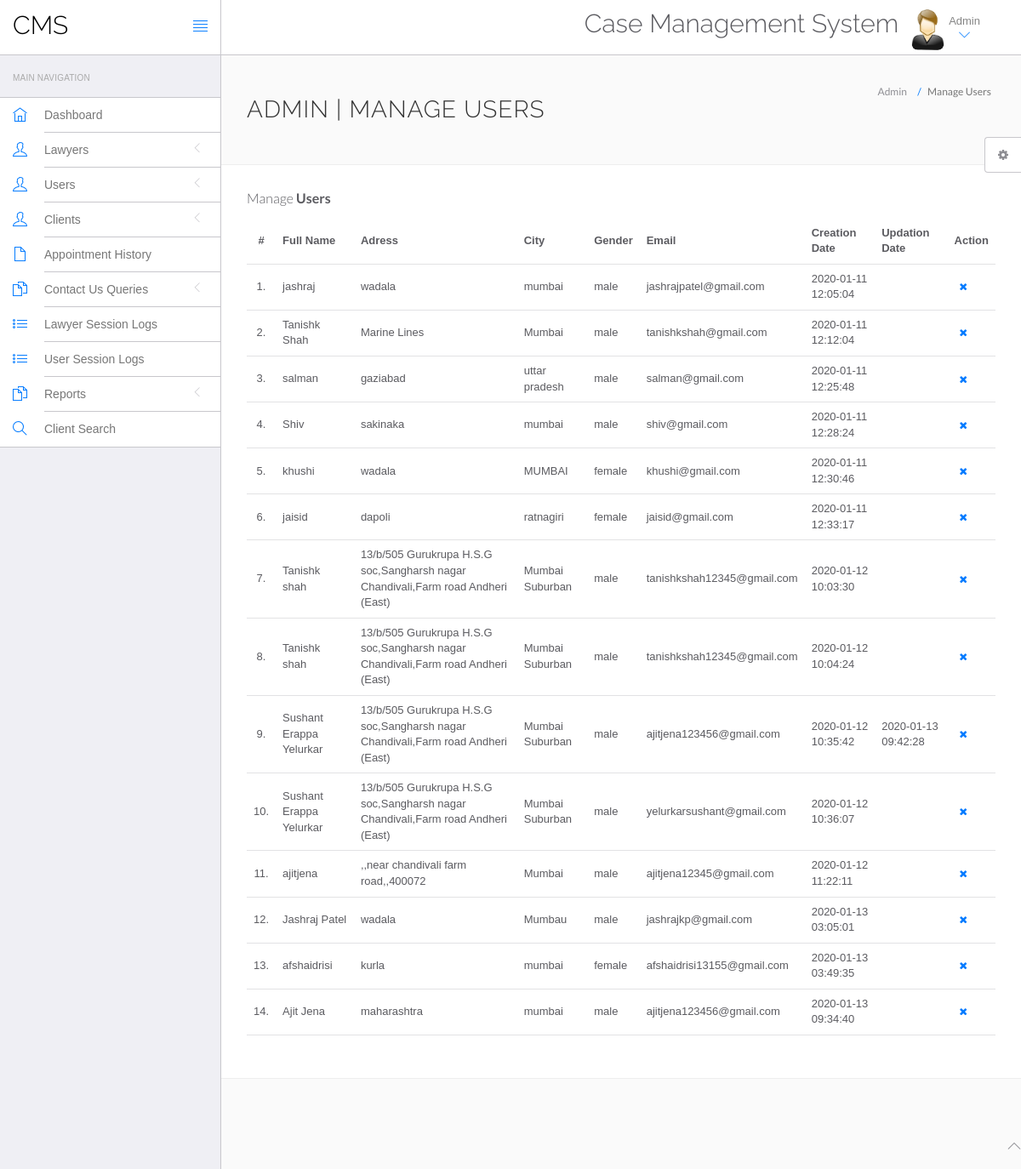
Screenshot of /hms/admin/manage-users.php (signed in) with the database file from the repository.
### tables this page shows
CREATE TABLE `users` (
  `id` int(11) NOT NULL,
  `fullName` varchar(255) DEFAULT NULL,
  `address` longtext DEFAULT NULL,
  `city` varchar(255) DEFAULT NULL,
  `gender` varchar(255) DEFAULT NULL,
  `email` varchar(255) DEFAULT NULL,
  `password` varchar(255) DEFAULT NULL,
  `regDate` timestamp NULL DEFAULT current_timestamp(),
  `updationDate` timestamp NULL DEFAULT NULL ON UPDATE current_timestamp()
);

### hms/admin/manage-users.php (the view, shortened to what this page needs)
<?php
include('include/config.php');
?>
<!DOCTYPE html>
<html lang="en">
	<head>
		<link rel="stylesheet" href="vendor/bootstrap/css/bootstrap.min.css">
		<link rel="stylesheet" href="vendor/fontawesome/css/font-awesome.min.css">
		<link rel="stylesheet" href="vendor/themify-icons/themify-icons.min.css">
		<link href="vendor/animate.css/animate.min.css" rel="stylesheet" media="screen">
		<link href="vendor/perfect-scrollbar/perfect-scrollbar.min.css" rel="stylesheet" media="screen">
		<link href="vendor/switchery/switchery.min.css" rel="stylesheet" media="screen">
		<link href="vendor/bootstrap-touchspin/jquery.bootstrap-touchspin.min.css" rel="stylesheet" media="screen">
		<link href="vendor/select2/select2.min.css" rel="stylesheet" media="screen">
		<link href="vendor/bootstrap-datepicker/bootstrap-datepicker3.standalone.min.css" rel="stylesheet" media="screen">
		<link href="vendor/bootstrap-timepicker/bootstrap-timepicker.min.css" rel="stylesheet" media="screen">
		<link rel="stylesheet" href="assets/css/styles.css">
		<link rel="stylesheet" href="assets/css/plugins.css">
		<link rel="stylesheet" href="assets/css/themes/theme-1.css" id="skin_color" />
	</head>
	<body>
		<div id="app">
<?php include('include/sidebar.php');?>
			<div class="app-content">
						<?php include('include/header.php');?>
				<div class="main-content" >
					<div class="wrap-content container" id="container">
						<section id="page-title">
							<div class="row">
								<div class="col-sm-8">
									<h1 class="mainTitle">Admin | Manage Users</h1>
																	</div>
								<ol class="breadcrumb">
									<li>
										<span>Admin</span>
									</li>
									<li class="active">
										<span>Manage Users</span>
									</li>
								</ol>
							</div>
						</section>
						<div class="container-fluid container-fullw bg-white">
									<div class="row">
								<div class="col-md-12">
									<h5 class="over-title margin-bottom-15">Manage <span class="text-bold">Users</span></h5>
									<table class="table table-hover" id="sample-table-1">
										<thead>
											<tr>
												<th class="center">#</th>
												<th>Full Name</th>
												<th class="hidden-xs">Adress</th>
												<th>City</th>
												<th>Gender </th>
												<th>Email </th>
												<th>Creation Date </th>
												<th>Updation Date </th>
												<th>Action</th>
											</tr>
										</thead>
										<tbody>
<?php
$sql=mysqli_query($con,"select * from users");
$cnt=1;
while($row=mysqli_fetch_array($sql))
{
?>
											<tr>
												<td class="center"><?php echo $cnt;?>.</td>
												<td class="hidden-xs"><?php echo $row['fullName'];?></td>
												<td><?php echo $row['address'];?></td>
												<td><?php echo $row['city'];?>
												</td>
												<td><?php echo $row['gender'];?></td>
												<td><?php echo $row['email'];?></td>
												<td><?php echo $row['regDate'];?></td>
												<td><?php echo $row['updationDate'];?>
												</td>
												<td >
												<div class="visible-md visible-lg hidden-sm hidden-xs">
	<a href="manage-users.php?id=<?php echo $row['id']?>&del=delete" onClick="return confirm('Are you sure you want to delete?')"class="btn btn-transparent btn-xs tooltips" tooltip-placement="top" tooltip="Remove"><i class="fa fa-times fa fa-white"></i></a>
												</div>
												</td>
											</tr>
											<?php
$cnt=$cnt+1;
											 }?>
										</tbody>
									</table>
								</div>
							</div>
								</div>
							</div>
						</div>
					</div>
				</div>
	<?php include('include/footer.php');?>
	<?php include('include/setting.php');?>
	</body>
</html>

### hms/admin/assets/css/themes/theme-1.css (style rules this page uses)
body { background: #FAFAFA; }

### rows the page displays
users: fullName "jashraj", address "wadala", city "mumbai", gender "male", email "jashrajpatel@gmail.com", regDate "2020-01-11 12:05:04"
users: fullName "Tanishk Shah", address "Marine Lines", city "Mumbai", gender "male", email "tanishkshah@gmail.com", regDate "2020-01-11 12:12:04"
users: fullName "salman", address "gaziabad", city "uttar pradesh", gender "male", email "salman@gmail.com", regDate "2020-01-11 12:25:48"
users: fullName "Shiv", address "sakinaka", city "mumbai", gender "male", email "shiv@gmail.com", regDate "2020-01-11 12:28:24"
users: fullName "khushi", address "wadala", city "MUMBAI", gender "female", email "khushi@gmail.com", regDate "2020-01-11 12:30:46"
users: fullName "jaisid", address "dapoli", city "ratnagiri", gender "female", email "jaisid@gmail.com", regDate "2020-01-11 12:33:17"
users: fullName "Tanishk shah", address "13/b/505 Gurukrupa H.S.G soc,Sangharsh nagar Chandivali,Farm road Andheri (East)", city "Mumbai Suburban", gender "male", email "tanishkshah12345@gmail.com", regDate "2020-01-12 10:03:30"
users: fullName "Tanishk shah", address "13/b/505 Gurukrupa H.S.G soc,Sangharsh nagar Chandivali,Farm road Andheri (East)", city "Mumbai Suburban", gender "male", email "tanishkshah12345@gmail.com", regDate "2020-01-12 10:04:24"
users: fullName "Sushant Erappa Yelurkar", address "13/b/505 Gurukrupa H.S.G soc,Sangharsh nagar Chandivali,Farm road Andheri (East)", city "Mumbai Suburban", gender "male", email "ajitjena123456@gmail.com", regDate "2020-01-12 10:35:42", updationDate "2020-01-13 09:42:28"
users: fullName "Sushant Erappa Yelurkar", address "13/b/505 Gurukrupa H.S.G soc,Sangharsh nagar Chandivali,Farm road Andheri (East)", city "Mumbai Suburban", gender "male", email "yelurkarsushant@gmail.com", regDate "2020-01-12 10:36:07"
users: fullName "ajitjena", address ",,near chandivali farm road,,400072", city "Mumbai", gender "male", email "ajitjena12345@gmail.com", regDate "2020-01-12 11:22:11"
users: fullName "Jashraj Patel", address "wadala", city "Mumbau", gender "male", email "jashrajkp@gmail.com", regDate "2020-01-13 03:05:01"
users: fullName "afshaidrisi", address "kurla", city "mumbai", gender "female", email "afshaidrisi13155@gmail.com", regDate "2020-01-13 03:49:35"
users: fullName "Ajit Jena", address "maharashtra", city "mumbai", gender "male", email "ajitjena123456@gmail.com", regDate "2020-01-13 09:34:40"
